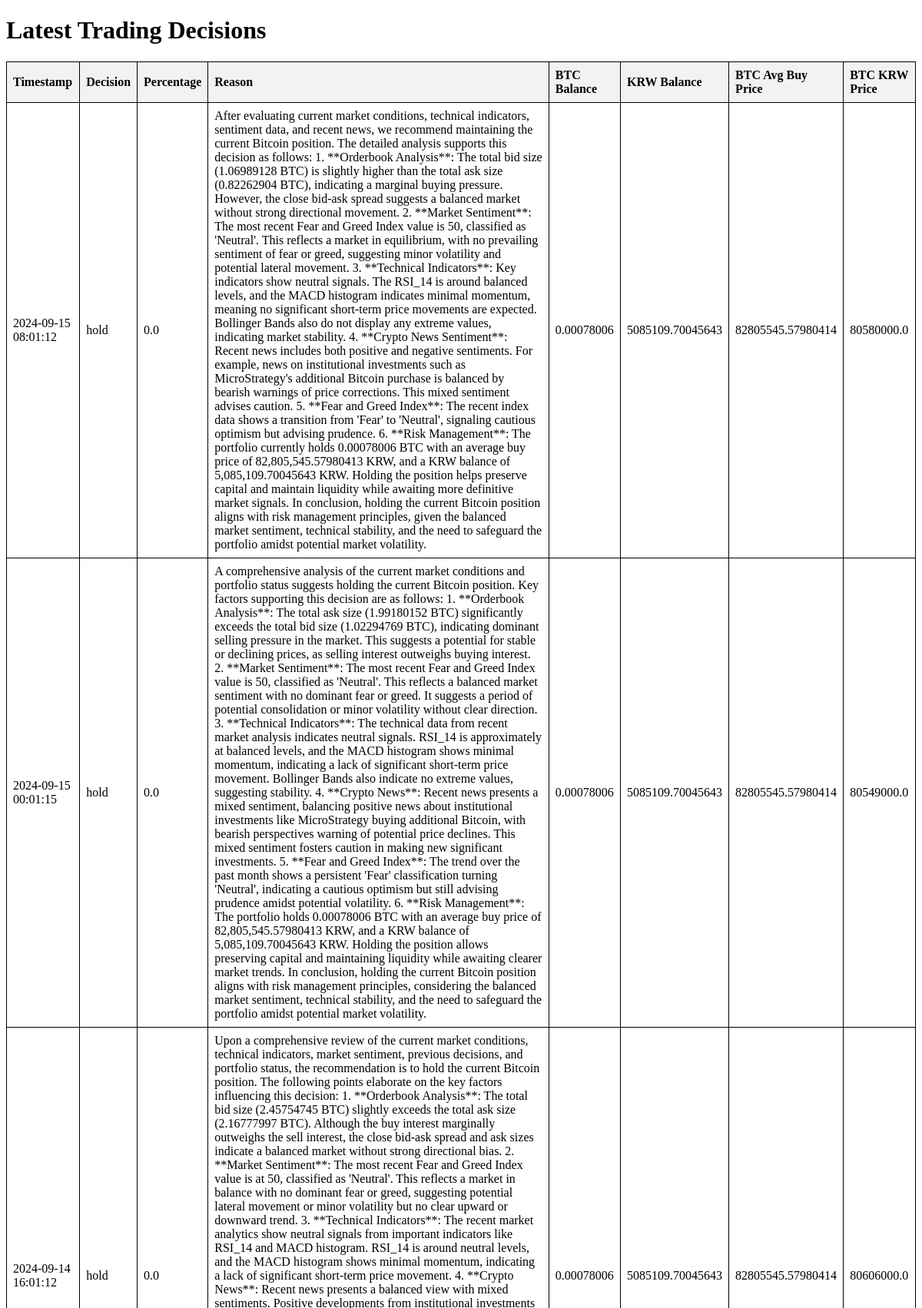
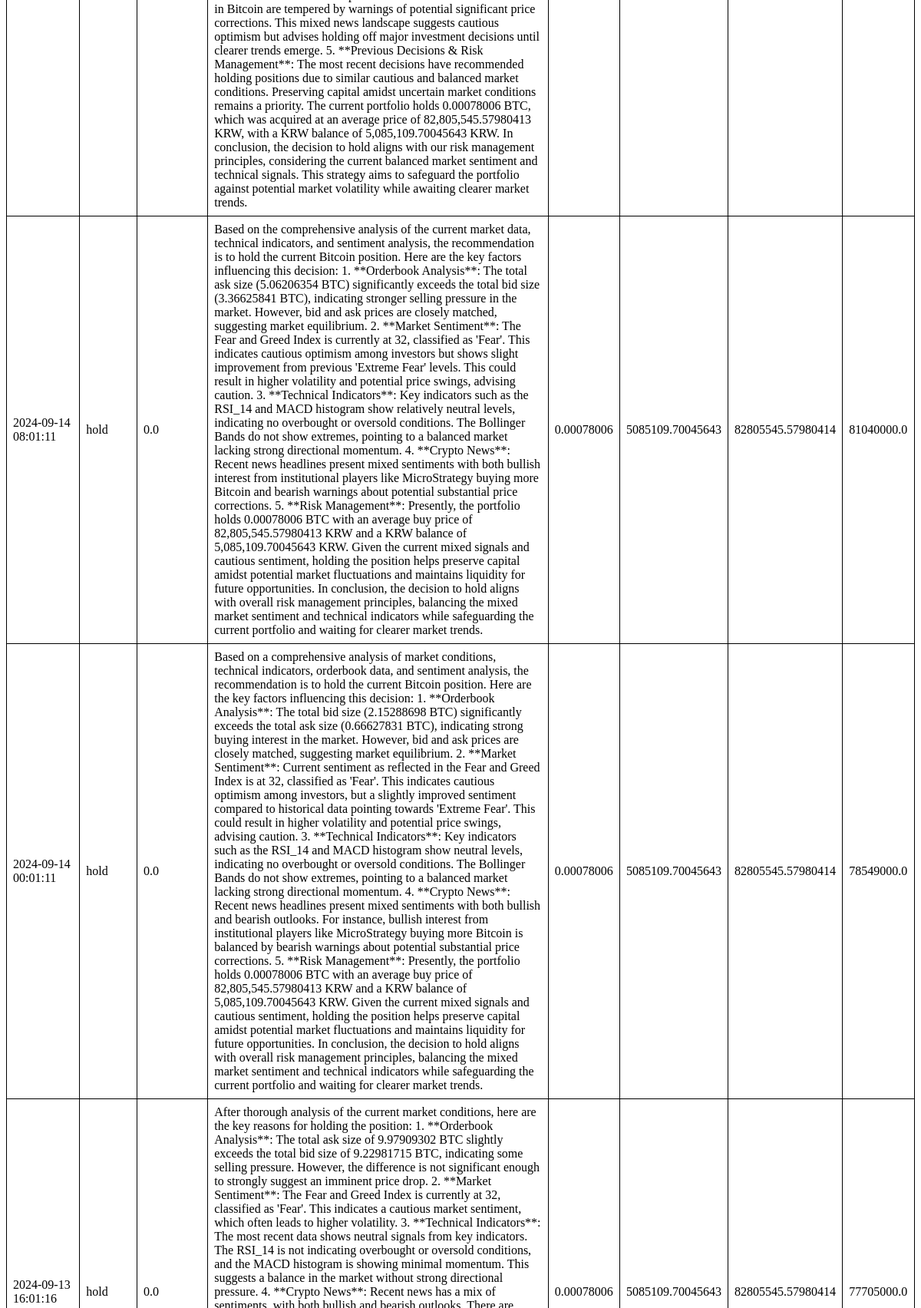
Screenshot of /?page=2 (upper part) with the database file from the repository (2 pictures, top to bottom).
### tables this page shows
CREATE TABLE decisions (
                id INTEGER PRIMARY KEY AUTOINCREMENT,
                timestamp DATETIME,
                decision TEXT,
                percentage REAL,
                reason TEXT,
                btc_balance REAL,
                krw_balance REAL,
                btc_avg_buy_price REAL,
                btc_krw_price REAL
            );

### sqlite_viewer/app.py (the view)
@app.route('/')
def index():
    conn = get_db_connection()
    cur = conn.cursor()
    cur.execute("SELECT COUNT(*) FROM decisions")
    total_decisions = cur.fetchone()[0]
    decisions_per_page = 10
    total_pages = math.ceil(total_decisions / decisions_per_page)
    page = request.args.get('page', 1, type=int)
    offset = (page - 1) * decisions_per_page
    cur.execute("SELECT * FROM decisions ORDER BY timestamp DESC LIMIT ? OFFSET ?",
                (decisions_per_page, offset))
    decisions = cur.fetchall()
    conn.close()
    return render_template('index.html', decisions=decisions, page=page, total_pages=total_pages)

### sqlite_viewer/app.py (called while the page is built)
def get_db_connection():
    conn = sqlite3.connect('/home/ubuntu/cryptoauto/trading_decisions.sqlite')
    conn.row_factory = sqlite3.Row
    return conn

### sqlite_viewer/templates/index.html (shortened to what this page needs)
<!DOCTYPE html>
<html lang="en">
  <head>
  </head>
  <body>
    <h1>Latest Trading Decisions</h1>
    <table>
      <tr>
        <th>Timestamp</th>
        <th>Decision</th>
        <th>Percentage</th>
        <th>Reason</th>
        <th>BTC Balance</th>
        <th>KRW Balance</th>
        <th>BTC Avg Buy Price</th>
        <th>BTC KRW Price</th>
      </tr>
      {% for decision in decisions %}
      <tr>
        <td>{{ decision['timestamp'] }}</td>
        <td>{{ decision['decision'] }}</td>
        <td>{{ decision['percentage'] }}</td>
        <td>{{ decision['reason'] }}</td>
        <td>{{ decision['btc_balance'] }}</td>
        <td>{{ decision['krw_balance'] }}</td>
        <td>{{ decision['btc_avg_buy_price'] }}</td>
        <td>{{ decision['btc_krw_price'] }}</td>
      </tr>
      {% endfor %}
    </table>
  </body>
</html>

### sqlite_viewer/templates/index.html (style rules this page uses)
table { width: 100%; border-collapse: collapse; }
th, td { border: 1px solid black; padding: 8px; text-align: left; }
th { background-color: #f2f2f2; }

### rows the page displays
decisions: timestamp "2024-09-15 08:01:12", decision "hold", percentage "0.0", reason "After evaluating current market conditions, technical indicators, sentiment data, and recent news, we recommend maintaining the current Bitcoin position. The detailed analysis supports this decision as follows: 1. **Orderbook Analysis**: The total bid size (1.06989128 BTC) is slightly higher than the total ask size (0.82262904 BTC), indicating a marginal buying pressure. However, the close bid-ask spread suggests a balanced market without strong directional movement. 2. **Market Sentiment**: The most recent Fear and Greed Index value is 50, classified as 'Neutral'. This reflects a market in equilibrium, with no prevailing sentiment of fear or greed, suggesting minor volatility and potential…", btc_balance "0.00078006", krw_balance "5085109.70045643", btc_avg_buy_price "82805545.57980414", btc_krw_price "80580000.0"
decisions: timestamp "2024-09-15 00:01:15", decision "hold", percentage "0.0", reason "A comprehensive analysis of the current market conditions and portfolio status suggests holding the current Bitcoin position. Key factors supporting this decision are as follows: 1. **Orderbook Analysis**: The total ask size (1.99180152 BTC) significantly exceeds the total bid size (1.02294769 BTC), indicating dominant selling pressure in the market. This suggests a potential for stable or declining prices, as selling interest outweighs buying interest. 2. **Market Sentiment**: The most recent Fear and Greed Index value is 50, classified as 'Neutral'. This reflects a balanced market sentiment with no dominant fear or greed. It suggests a period of potential consolidation or minor volatility…", btc_balance "0.00078006", krw_balance "5085109.70045643", btc_avg_buy_price "82805545.57980414", btc_krw_price "80549000.0"
decisions: timestamp "2024-09-14 16:01:12", decision "hold", percentage "0.0", reason "Upon a comprehensive review of the current market conditions, technical indicators, market sentiment, previous decisions, and portfolio status, the recommendation is to hold the current Bitcoin position. The following points elaborate on the key factors influencing this decision: 1. **Orderbook Analysis**: The total bid size (2.45754745 BTC) slightly exceeds the total ask size (2.16777997 BTC). Although the buy interest marginally outweighs the sell interest, the close bid-ask spread and ask sizes indicate a balanced market without strong directional bias. 2. **Market Sentiment**: The most recent Fear and Greed Index value is at 50, classified as 'Neutral'. This reflects a market in balance…", btc_balance "0.00078006", krw_balance "5085109.70045643", btc_avg_buy_price "82805545.57980414", btc_krw_price "80606000.0"
decisions: timestamp "2024-09-14 08:01:11", decision "hold", percentage "0.0", reason "Based on the comprehensive analysis of the current market data, technical indicators, and sentiment analysis, the recommendation is to hold the current Bitcoin position. Here are the key factors influencing this decision: 1. **Orderbook Analysis**: The total ask size (5.06206354 BTC) significantly exceeds the total bid size (3.36625841 BTC), indicating stronger selling pressure in the market. However, bid and ask prices are closely matched, suggesting market equilibrium. 2. **Market Sentiment**: The Fear and Greed Index is currently at 32, classified as 'Fear'. This indicates cautious optimism among investors but shows slight improvement from previous 'Extreme Fear' levels. This could…", btc_balance "0.00078006", krw_balance "5085109.70045643", btc_avg_buy_price "82805545.57980414", btc_krw_price "81040000.0"
decisions: timestamp "2024-09-14 00:01:11", decision "hold", percentage "0.0", reason "Based on a comprehensive analysis of market conditions, technical indicators, orderbook data, and sentiment analysis, the recommendation is to hold the current Bitcoin position. Here are the key factors influencing this decision: 1. **Orderbook Analysis**: The total bid size (2.15288698 BTC) significantly exceeds the total ask size (0.66627831 BTC), indicating strong buying interest in the market. However, bid and ask prices are closely matched, suggesting market equilibrium. 2. **Market Sentiment**: Current sentiment as reflected in the Fear and Greed Index is at 32, classified as 'Fear'. This indicates cautious optimism among investors, but a slightly improved sentiment compared to…", btc_balance "0.00078006", krw_balance "5085109.70045643", btc_avg_buy_price "82805545.57980414", btc_krw_price "78549000.0"
decisions: timestamp "2024-09-13 16:01:16", decision "hold", percentage "0.0", btc_balance "0.00078006", krw_balance "5085109.70045643", btc_avg_buy_price "82805545.57980414", btc_krw_price "77705000.0"
